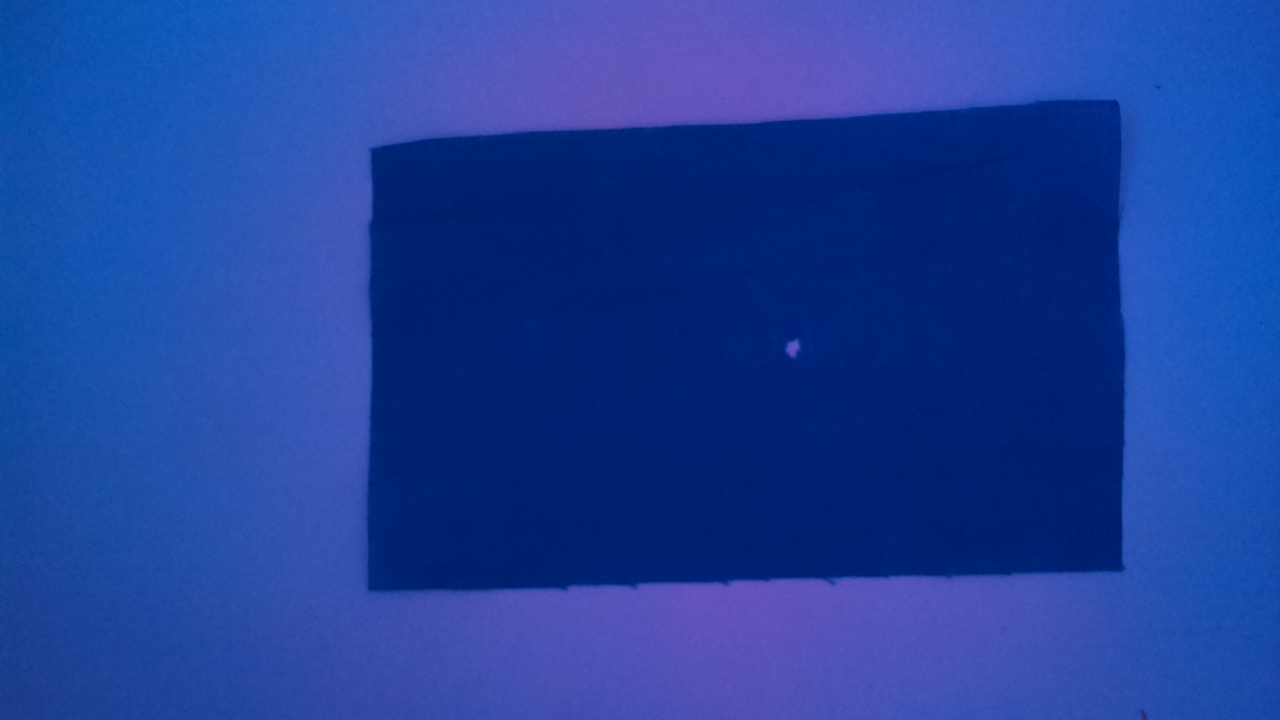
#> input picture data/captured/Hole/hole_2018-10-11 13_00_42.121788.jpg, 1280 x 720 px
$ python -i texture_analysis.py   (imports and definitions only)   (older library calls are emulated)
#> lines starting #> are read from the running program, lines starting #| are printed output that depends on the picture
import cv2
import numpy as np
from scipy import ndimage
from scipy.ndimage import gaussian_filter

# [93 lines left out: functions compute_lbp, compute_glcm_features, compute_local_texture_features, not called in this run]

def detect_texture_anomalies(image, window_size=32, threshold_std=1.5):
    """
    Phát hiện các vùng có texture bất thường so với phần còn lại.

    Args:
        image: ảnh grayscale đầu vào
        window_size: kích thước cửa sổ phân tích texture
        threshold_std: ngưỡng độ lệch chuẩn để coi là anomaly

    Returns:
        anomaly_mask: ảnh nhị phân với 255 là vùng bất thường
        texture_map: map của texture values
    """
    height, width = image.shape
    texture_map = np.zeros((height, width), dtype=np.float32)

    # Tính toán texture entropy cho từng vùng
    stride = window_size // 2
    for y in range(0, height - window_size, stride):
        for x in range(0, width - window_size, stride):
            patch = image[y:y+window_size, x:x+window_size]

            # Tính độ không đều (entropy)
            hist, _ = np.histogram(patch, bins=256, range=(0, 256))
            hist = hist / (hist.sum() + 1e-10)
            entropy = -np.sum(hist * np.log2(hist + 1e-10))

            # Tính độ lệch chuẩn (variation)
            variation = np.std(patch)

            # Combine entropy và variation
            texture_score = entropy * variation
            texture_map[y:y+window_size, x:x+window_size] = texture_score

    # Smooth texture map
    texture_map = cv2.GaussianBlur(texture_map, (5, 5), 0)

    # Tính giá trị trung bình và độ lệch chuẩn của texture
    mean_texture = np.mean(texture_map)
    std_texture = np.std(texture_map)

    # Ngưỡng: texture bất thường có giá trị > mean + threshold_std * std
    threshold = mean_texture + threshold_std * std_texture
    anomaly_mask = np.zeros((height, width), dtype=np.uint8)
    anomaly_mask[texture_map > threshold] = 255

    # Morphological operations để làm sạch
    kernel = cv2.getStructuringElement(cv2.MORPH_ELLIPSE, (5, 5))
    anomaly_mask = cv2.morphologyEx(anomaly_mask, cv2.MORPH_OPEN, kernel)
    anomaly_mask = cv2.morphologyEx(anomaly_mask, cv2.MORPH_CLOSE, kernel)

    return anomaly_mask, texture_map

# [92 lines left out: functions extract_texture_descriptors, compare_texture_regions, analyze_weaving_pattern, not called in this run]

>>> import cv2
>>> picture = cv2.imread('../data/captured/Hole/hole_2018-10-11 13_00_42.121788.jpg', cv2.IMREAD_GRAYSCALE)
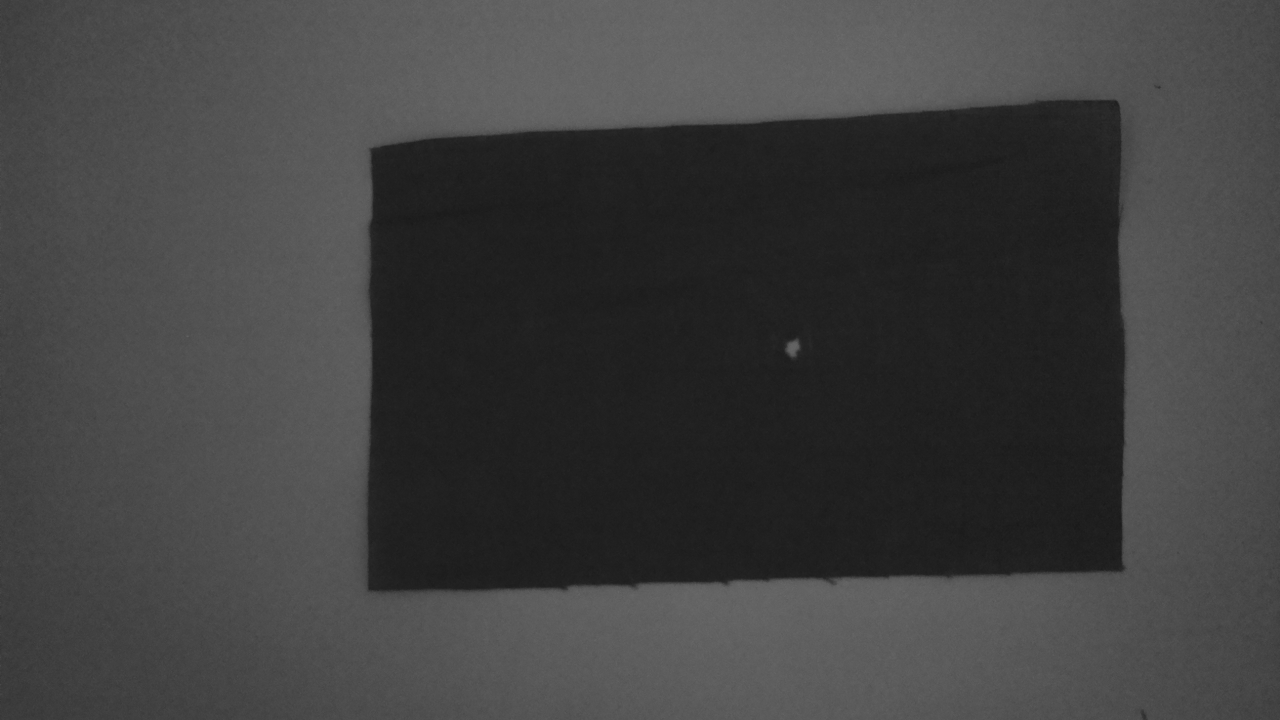
#> picture: shape (720, 1280); min 25, max 109, mean 63.9
>>> result = detect_texture_anomalies(picture)
#> after the loop in detect_texture_anomalies, `for y in range(0, height - window_size, stride):`:
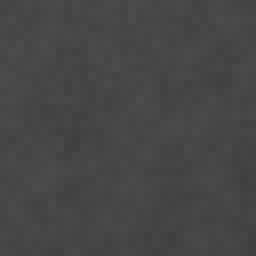
#> patch: shape (32, 32) (shown 8 times larger); min 63, max 77, mean 70.3
#> after the loop in detect_texture_anomalies, `for y in range(0, height - window_size, stride):`:
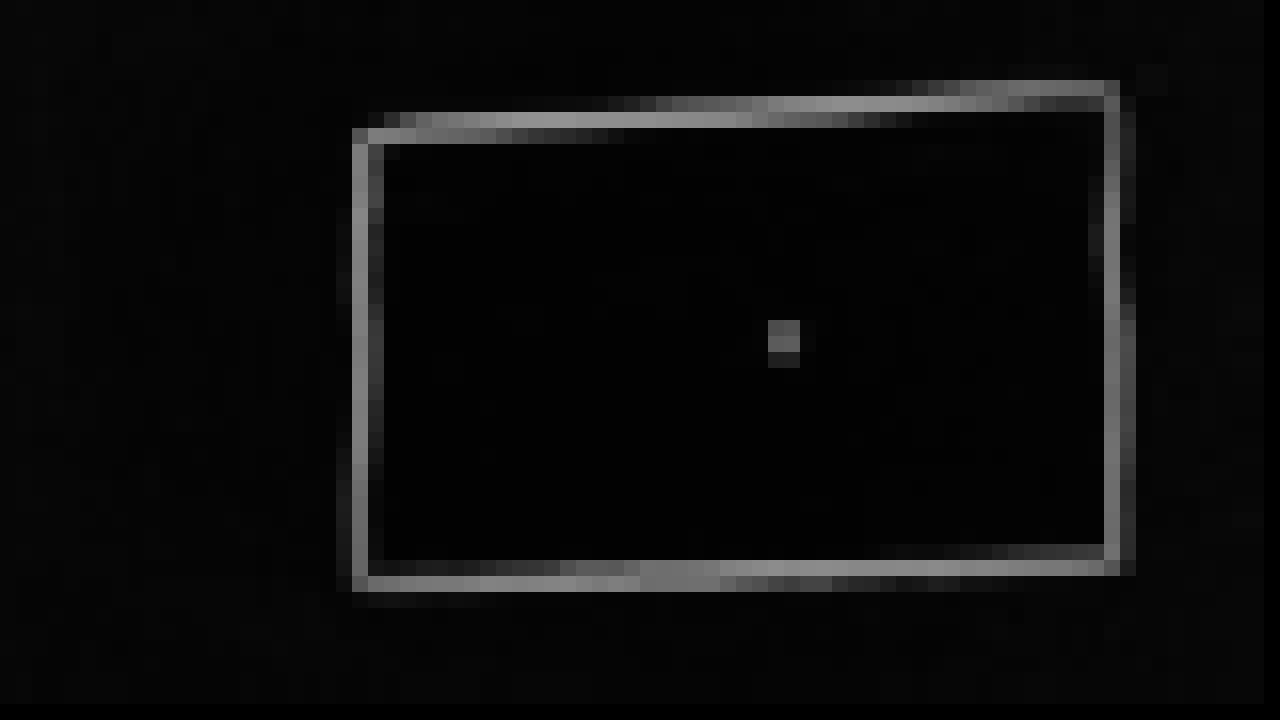
#> texture_map: shape (720, 1280) float32; min 0, max 146.3, mean 11.8
#> in detect_texture_anomalies, `mean_texture = np.mean(texture_map)`: mean_texture = 11.83
#> in detect_texture_anomalies, `std_texture = np.std(texture_map)`: std_texture = 25.22
#> in detect_texture_anomalies, `threshold = mean_texture + threshold_std * std_texture`: threshold = 49.66

$ run again, on data/captured/Hole/hole_2018-10-11 13_04_48.080166.jpg
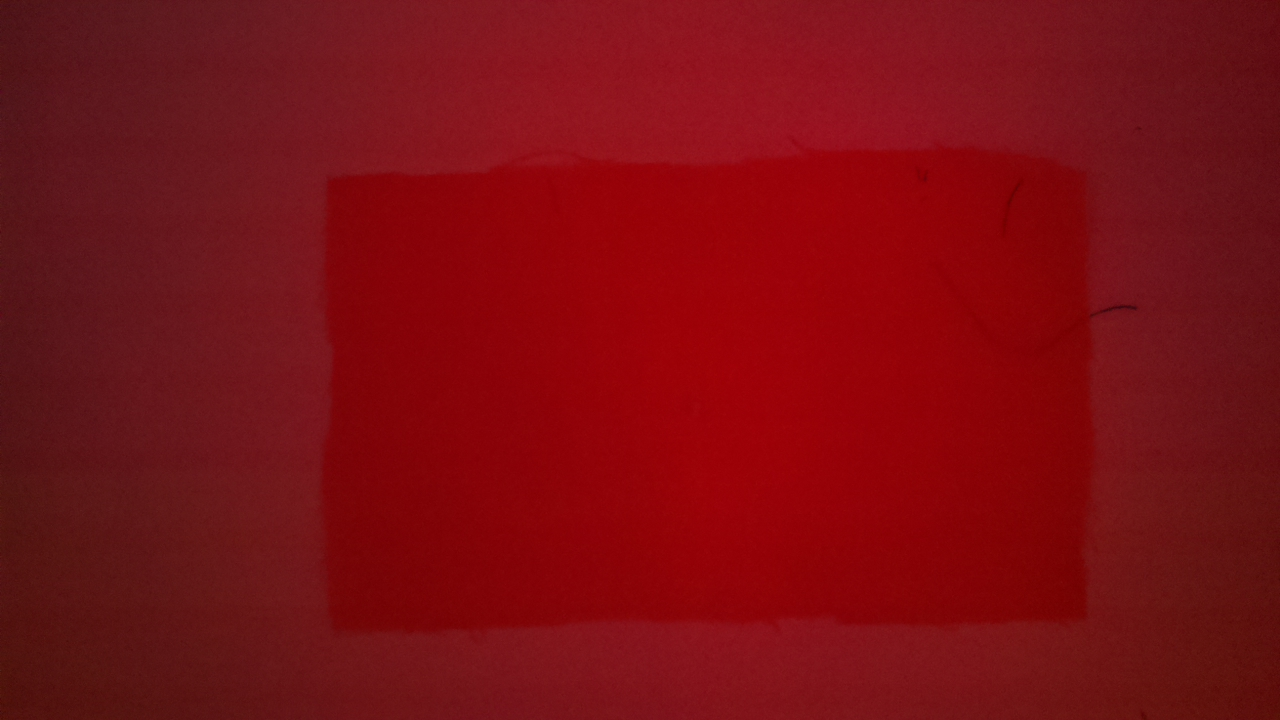
#> input picture data/captured/Hole/hole_2018-10-11 13_04_48.080166.jpg, 1280 x 720 px
#> after the loop in detect_texture_anomalies, `for y in range(0, height - window_size, stride):`:
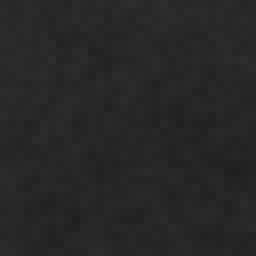
#> patch: shape (32, 32) (shown 8 times larger); min 30, max 46, mean 38.8
#> after the loop in detect_texture_anomalies, `for y in range(0, height - window_size, stride):`:
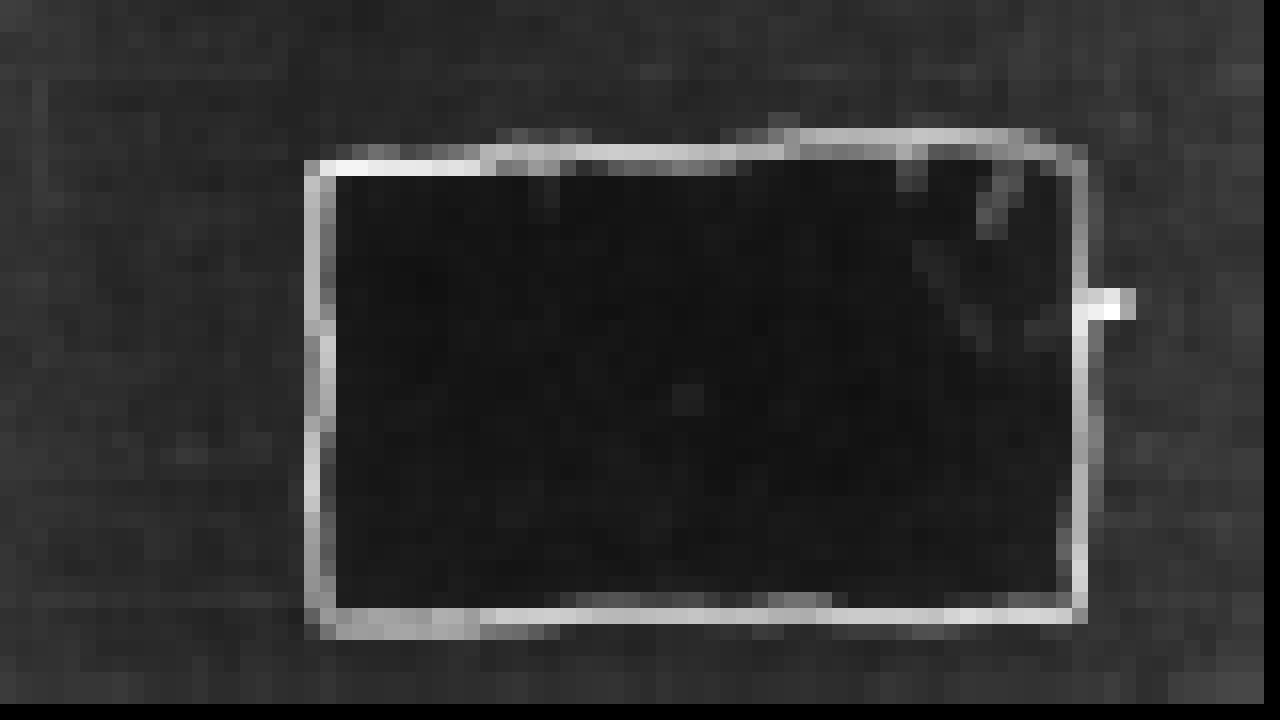
#> texture_map: shape (720, 1280) float32; min 0, max 27.49, mean 4.9; drawn with min black and max white
#> mean_texture = 4.95
#> std_texture = 3.8
#> threshold = 10.65

$ run again, on data/captured/Hole/hole_2018-10-11 13_06_28.336497.jpg
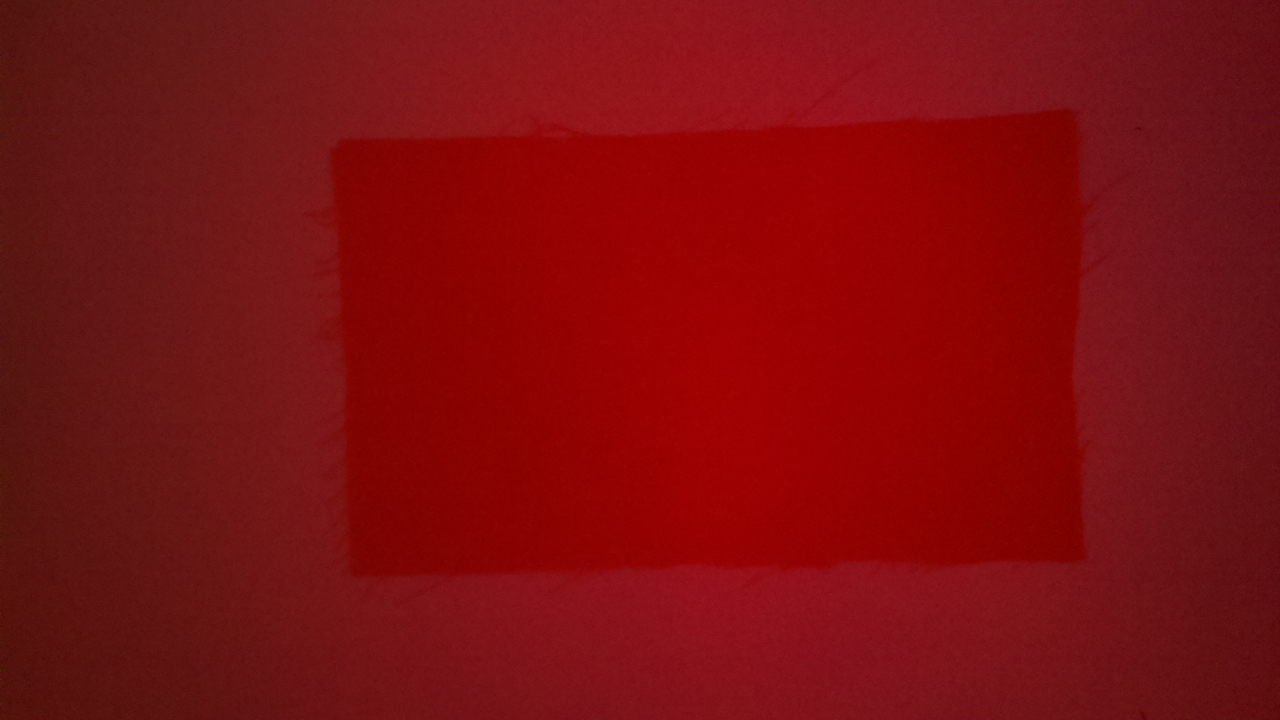
#> input picture data/captured/Hole/hole_2018-10-11 13_06_28.336497.jpg, 1280 x 720 px
#> after the loop in detect_texture_anomalies, `for y in range(0, height - window_size, stride):`:
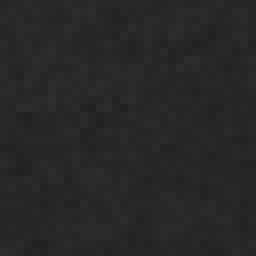
#> patch: shape (32, 32) (shown 8 times larger); min 33, max 48, mean 39.6
#> after the loop in detect_texture_anomalies, `for y in range(0, height - window_size, stride):`:
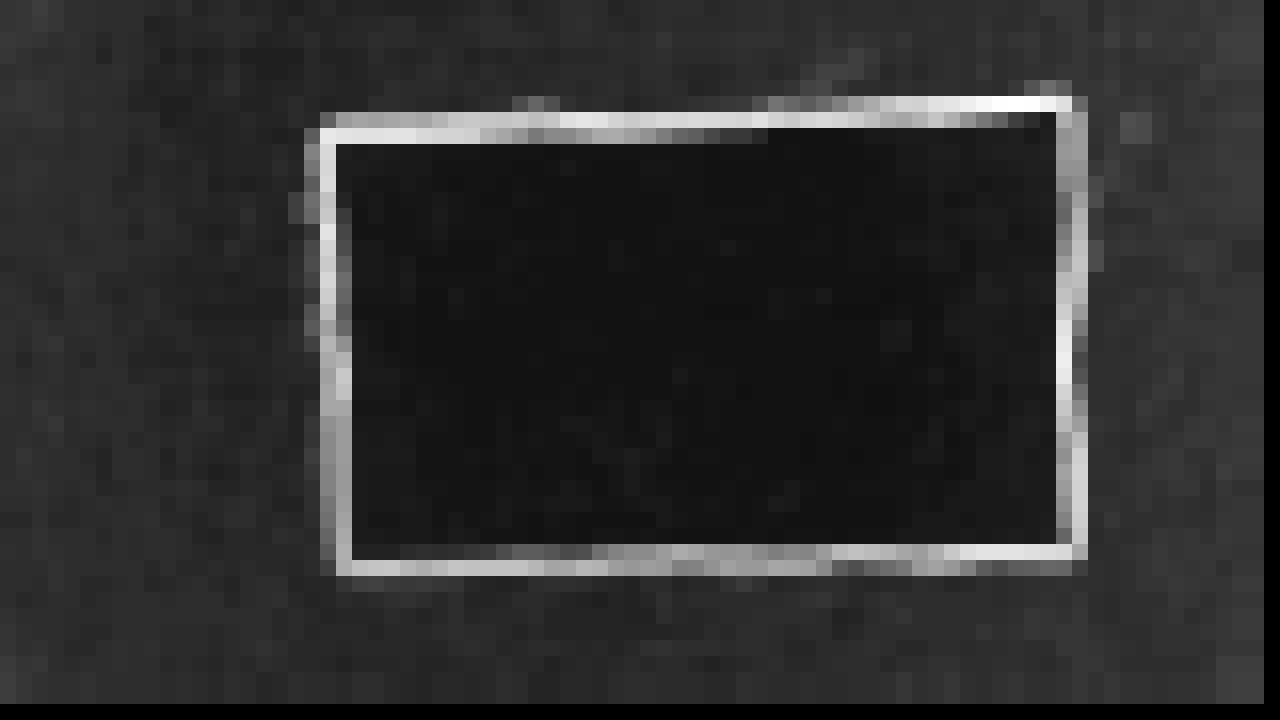
#> texture_map: shape (720, 1280) float32; min 0, max 27.5, mean 4.9; drawn with min black and max white
#> mean_texture = 4.94
#> std_texture = 4.12
#> threshold = 11.12
